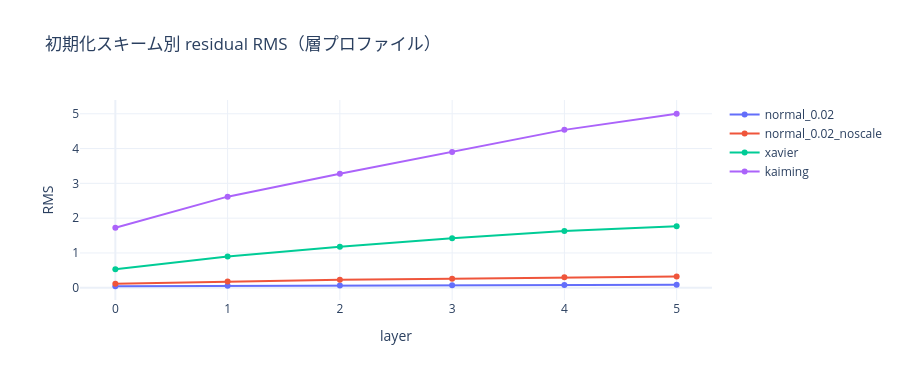

Notebook code for this chart:
### Code cell
# 残差ストリーム RMS の層プロファイル（爆発/消失の兆候）
fig = go.Figure()
for s, v in res.items():
    fig.add_trace(go.Scatter(y=v["resid_rms_by_layer"], mode="lines+markers", name=s))
fig.update_layout(title="初期化スキーム別 residual RMS（層プロファイル）",
                  xaxis_title="layer", yaxis_title="RMS", template="plotly_white", height=380)
fig.show()

### Figure 1 — Plotly figure (JSON) as saved in the notebook; plotly's stock layout.template omitted (floating-point values rounded to 4 significant figures)
{"data": [{"mode": "lines+markers", "name": "normal_0.02", "type": "scatter", "y": [0.0437, 0.0549, 0.0654, 0.075, 0.0825, 0.0903]}, {"mode": "lines+markers", "name": "normal_0.02_noscale", "type": "scatter", "y": [0.1184, 0.1805, 0.2274, 0.2601, 0.2995, 0.3272]}, {"mode": "lines+markers", "name": "xavier", "type": "scatter", "y": [0.534, 0.8965, 1.18, 1.423, 1.628, 1.768]}, {"mode": "lines+markers", "name": "kaiming", "type": "scatter", "y": [1.727, 2.618, 3.273, 3.904, 4.537, 5.0]}], "layout": {"height": 380, "title": {"text": "初期化スキーム別 residual RMS（層プロファイル）"}, "xaxis": {"title": {"text": "layer"}}, "yaxis": {"title": {"text": "RMS"}}}}
